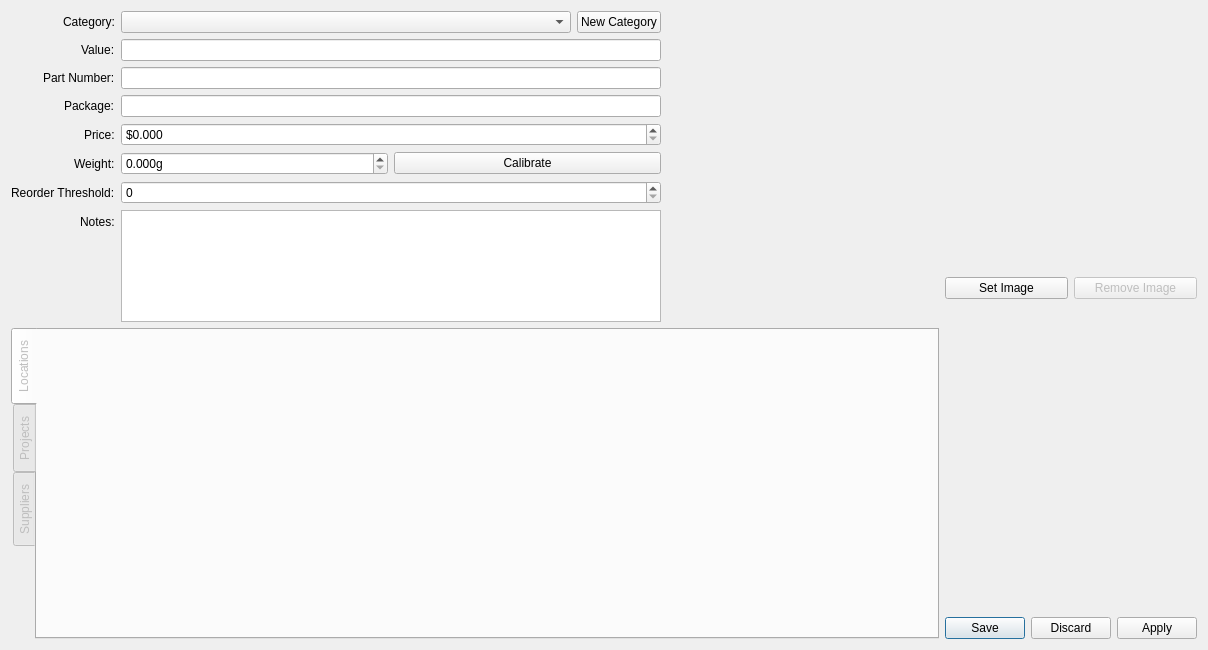
<?xml version="1.0" encoding="UTF-8"?>
<ui version="4.0">
 <class>DialogPart</class>
 <widget class="QDialog" name="DialogPart">
  <property name="geometry">
   <rect>
    <x>0</x>
    <y>0</y>
    <width>1208</width>
    <height>650</height>
   </rect>
  </property>
  <property name="windowTitle">
   <string>Dialog</string>
  </property>
  <layout class="QHBoxLayout" name="horizontalLayout_7">
   <item>
    <widget class="QWidget" name="left" native="true">
     <property name="sizePolicy">
      <sizepolicy hsizetype="Preferred" vsizetype="Preferred">
       <horstretch>4</horstretch>
       <verstretch>0</verstretch>
      </sizepolicy>
     </property>
     <layout class="QVBoxLayout" name="verticalLayout_5">
      <property name="leftMargin">
       <number>0</number>
      </property>
      <property name="topMargin">
       <number>0</number>
      </property>
      <property name="rightMargin">
       <number>0</number>
      </property>
      <property name="bottomMargin">
       <number>0</number>
      </property>
      <item>
       <widget class="QWidget" name="top" native="true">
        <property name="sizePolicy">
         <sizepolicy hsizetype="Preferred" vsizetype="Preferred">
          <horstretch>0</horstretch>
          <verstretch>2</verstretch>
         </sizepolicy>
        </property>
        <layout class="QHBoxLayout" name="horizontalLayout_2">
         <property name="leftMargin">
          <number>0</number>
         </property>
         <property name="topMargin">
          <number>0</number>
         </property>
         <property name="rightMargin">
          <number>0</number>
         </property>
         <property name="bottomMargin">
          <number>0</number>
         </property>
         <item>
          <widget class="QWidget" name="properties_widget" native="true">
           <property name="sizePolicy">
            <sizepolicy hsizetype="Preferred" vsizetype="Preferred">
             <horstretch>5</horstretch>
             <verstretch>0</verstretch>
            </sizepolicy>
           </property>
           <layout class="QFormLayout" name="formLayout">
            <property name="labelAlignment">
             <set>Qt::AlignRight|Qt::AlignTrailing|Qt::AlignVCenter</set>
            </property>
            <property name="leftMargin">
             <number>0</number>
            </property>
            <property name="topMargin">
             <number>0</number>
            </property>
            <property name="bottomMargin">
             <number>0</number>
            </property>
            <item row="0" column="0">
             <widget class="QLabel" name="lbl_category">
              <property name="text">
               <string>Category:</string>
              </property>
             </widget>
            </item>
            <item row="0" column="1">
             <layout class="QHBoxLayout" name="horizontalLayout">
              <item>
               <widget class="QComboBox" name="category">
                <property name="sizePolicy">
                 <sizepolicy hsizetype="Preferred" vsizetype="Fixed">
                  <horstretch>1</horstretch>
                  <verstretch>0</verstretch>
                 </sizepolicy>
                </property>
               </widget>
              </item>
              <item>
               <widget class="QPushButton" name="new_category">
                <property name="text">
                 <string>New Category</string>
                </property>
               </widget>
              </item>
             </layout>
            </item>
            <item row="1" column="0">
             <widget class="QLabel" name="lbl_value">
              <property name="text">
               <string>Value:</string>
              </property>
             </widget>
            </item>
            <item row="2" column="0">
             <widget class="QLabel" name="lbl_number">
              <property name="text">
               <string>Part Number:</string>
              </property>
             </widget>
            </item>
            <item row="3" column="0">
             <widget class="QLabel" name="lbl_package">
              <property name="text">
               <string>Package:</string>
              </property>
             </widget>
            </item>
            <item row="4" column="0">
             <widget class="QLabel" name="lbl_price">
              <property name="text">
               <string>Price:</string>
              </property>
             </widget>
            </item>
            <item row="5" column="0">
             <widget class="QLabel" name="lbl_weight">
              <property name="text">
               <string>Weight:</string>
              </property>
             </widget>
            </item>
            <item row="1" column="1">
             <widget class="QLineEdit" name="value"/>
            </item>
            <item row="2" column="1">
             <widget class="QLineEdit" name="part_number"/>
            </item>
            <item row="3" column="1">
             <widget class="QLineEdit" name="footprint"/>
            </item>
            <item row="4" column="1">
             <widget class="QDoubleSpinBox" name="price">
              <property name="showGroupSeparator" stdset="0">
               <bool>true</bool>
              </property>
              <property name="prefix">
               <string>$</string>
              </property>
              <property name="decimals">
               <number>3</number>
              </property>
              <property name="maximum">
               <double>10000.000000000000000</double>
              </property>
              <property name="singleStep">
               <double>0.010000000000000</double>
              </property>
             </widget>
            </item>
            <item row="6" column="0">
             <widget class="QLabel" name="lbl_reorder">
              <property name="text">
               <string>Reorder Threshold:</string>
              </property>
             </widget>
            </item>
            <item row="6" column="1">
             <widget class="QSpinBox" name="threshold">
              <property name="toolTip">
               <string>Part will appear in the reorder report when total quantity is LESS THAN this threshold.

Set to zero to disable reorder (i.e. non-stocked) or set to one to reorder when completely gone.</string>
              </property>
              <property name="maximum">
               <number>100000</number>
              </property>
             </widget>
            </item>
            <item row="5" column="1">
             <layout class="QHBoxLayout" name="horizontalLayout_5">
              <item>
               <widget class="QDoubleSpinBox" name="weight">
                <property name="suffix">
                 <string>g</string>
                </property>
                <property name="decimals">
                 <number>3</number>
                </property>
                <property name="maximum">
                 <double>1000000.000000000000000</double>
                </property>
               </widget>
              </item>
              <item>
               <widget class="QPushButton" name="calibrate">
                <property name="text">
                 <string>Calibrate</string>
                </property>
               </widget>
              </item>
             </layout>
            </item>
            <item row="7" column="1">
             <widget class="QPlainTextEdit" name="notes"/>
            </item>
            <item row="7" column="0">
             <widget class="QLabel" name="lbl_notes">
              <property name="text">
               <string>Notes:</string>
              </property>
             </widget>
            </item>
           </layout>
          </widget>
         </item>
         <item>
          <widget class="AttributesWidget" name="attributes" native="true">
           <property name="sizePolicy">
            <sizepolicy hsizetype="Preferred" vsizetype="Preferred">
             <horstretch>2</horstretch>
             <verstretch>0</verstretch>
            </sizepolicy>
           </property>
          </widget>
         </item>
        </layout>
       </widget>
      </item>
      <item>
       <widget class="QTabWidget" name="tabs">
        <property name="enabled">
         <bool>false</bool>
        </property>
        <property name="sizePolicy">
         <sizepolicy hsizetype="Expanding" vsizetype="Expanding">
          <horstretch>0</horstretch>
          <verstretch>2</verstretch>
         </sizepolicy>
        </property>
        <property name="tabPosition">
         <enum>QTabWidget::West</enum>
        </property>
        <property name="currentIndex">
         <number>0</number>
        </property>
        <widget class="QWidget" name="tab_locations">
         <attribute name="title">
          <string>Locations</string>
         </attribute>
         <layout class="QVBoxLayout" name="verticalLayout_2">
          <item>
           <widget class="LocationWidget" name="locations" native="true">
            <property name="sizePolicy">
             <sizepolicy hsizetype="Preferred" vsizetype="Preferred">
              <horstretch>0</horstretch>
              <verstretch>1</verstretch>
             </sizepolicy>
            </property>
           </widget>
          </item>
         </layout>
        </widget>
        <widget class="QWidget" name="tab_projects">
         <attribute name="title">
          <string>Projects</string>
         </attribute>
         <layout class="QVBoxLayout" name="verticalLayout_7">
          <item>
           <widget class="MaterialsWidget" name="materials" native="true"/>
          </item>
         </layout>
        </widget>
        <widget class="QWidget" name="tab_suppliers">
         <attribute name="title">
          <string>Suppliers</string>
         </attribute>
         <layout class="QVBoxLayout" name="verticalLayout_6">
          <item>
           <widget class="SuppliersWidget" name="suppliers" native="true">
            <property name="sizePolicy">
             <sizepolicy hsizetype="Preferred" vsizetype="Preferred">
              <horstretch>0</horstretch>
              <verstretch>1</verstretch>
             </sizepolicy>
            </property>
           </widget>
          </item>
         </layout>
        </widget>
       </widget>
      </item>
     </layout>
    </widget>
   </item>
   <item>
    <widget class="QWidget" name="right" native="true">
     <property name="sizePolicy">
      <sizepolicy hsizetype="Preferred" vsizetype="Preferred">
       <horstretch>1</horstretch>
       <verstretch>0</verstretch>
      </sizepolicy>
     </property>
     <layout class="QVBoxLayout" name="verticalLayout_4">
      <property name="spacing">
       <number>15</number>
      </property>
      <property name="leftMargin">
       <number>0</number>
      </property>
      <property name="topMargin">
       <number>0</number>
      </property>
      <property name="rightMargin">
       <number>0</number>
      </property>
      <property name="bottomMargin">
       <number>0</number>
      </property>
      <item>
       <widget class="QWidget" name="image_widget" native="true">
        <property name="sizePolicy">
         <sizepolicy hsizetype="Preferred" vsizetype="Preferred">
          <horstretch>0</horstretch>
          <verstretch>1</verstretch>
         </sizepolicy>
        </property>
        <layout class="QVBoxLayout" name="verticalLayout_3">
         <property name="leftMargin">
          <number>0</number>
         </property>
         <property name="topMargin">
          <number>0</number>
         </property>
         <property name="rightMargin">
          <number>0</number>
         </property>
         <property name="bottomMargin">
          <number>0</number>
         </property>
         <item>
          <widget class="QLabel" name="image">
           <property name="sizePolicy">
            <sizepolicy hsizetype="Preferred" vsizetype="Preferred">
             <horstretch>1</horstretch>
             <verstretch>1</verstretch>
            </sizepolicy>
           </property>
           <property name="scaledContents">
            <bool>true</bool>
           </property>
           <property name="alignment">
            <set>Qt::AlignCenter</set>
           </property>
          </widget>
         </item>
         <item>
          <layout class="QHBoxLayout" name="horizontalLayout_3">
           <item>
            <widget class="QPushButton" name="set_image">
             <property name="text">
              <string>Set Image</string>
             </property>
            </widget>
           </item>
           <item>
            <widget class="QPushButton" name="remove_image">
             <property name="enabled">
              <bool>false</bool>
             </property>
             <property name="text">
              <string>Remove Image</string>
             </property>
            </widget>
           </item>
          </layout>
         </item>
        </layout>
       </widget>
      </item>
      <item>
       <widget class="DocumentListWidget" name="documents" native="true">
        <property name="sizePolicy">
         <sizepolicy hsizetype="Preferred" vsizetype="Preferred">
          <horstretch>0</horstretch>
          <verstretch>1</verstretch>
         </sizepolicy>
        </property>
       </widget>
      </item>
      <item>
       <widget class="QDialogButtonBox" name="buttons">
        <property name="orientation">
         <enum>Qt::Horizontal</enum>
        </property>
        <property name="standardButtons">
         <set>QDialogButtonBox::Apply|QDialogButtonBox::Discard|QDialogButtonBox::Save</set>
        </property>
       </widget>
      </item>
     </layout>
    </widget>
   </item>
  </layout>
 </widget>
 <customwidgets>
  <customwidget>
   <class>AttributesWidget</class>
   <extends>QWidget</extends>
   <header>inventory.gui.widgets.attributes</header>
   <container>1</container>
  </customwidget>
  <customwidget>
   <class>LocationWidget</class>
   <extends>QWidget</extends>
   <header>inventory.gui.widgets.location</header>
   <container>1</container>
  </customwidget>
  <customwidget>
   <class>SuppliersWidget</class>
   <extends>QWidget</extends>
   <header>inventory.gui.widgets.suppliers</header>
   <container>1</container>
  </customwidget>
  <customwidget>
   <class>MaterialsWidget</class>
   <extends>QWidget</extends>
   <header>inventory.gui.widgets.materials</header>
   <container>1</container>
  </customwidget>
  <customwidget>
   <class>DocumentListWidget</class>
   <extends>QWidget</extends>
   <header>inventory.gui.widgets.document_list</header>
   <container>1</container>
  </customwidget>
 </customwidgets>
 <resources/>
 <connections>
  <connection>
   <sender>buttons</sender>
   <signal>accepted()</signal>
   <receiver>DialogPart</receiver>
   <slot>accept()</slot>
   <hints>
    <hint type="sourcelabel">
     <x>248</x>
     <y>254</y>
    </hint>
    <hint type="destinationlabel">
     <x>157</x>
     <y>274</y>
    </hint>
   </hints>
  </connection>
  <connection>
   <sender>buttons</sender>
   <signal>rejected()</signal>
   <receiver>DialogPart</receiver>
   <slot>reject()</slot>
   <hints>
    <hint type="sourcelabel">
     <x>316</x>
     <y>260</y>
    </hint>
    <hint type="destinationlabel">
     <x>286</x>
     <y>274</y>
    </hint>
   </hints>
  </connection>
 </connections>
</ui>
